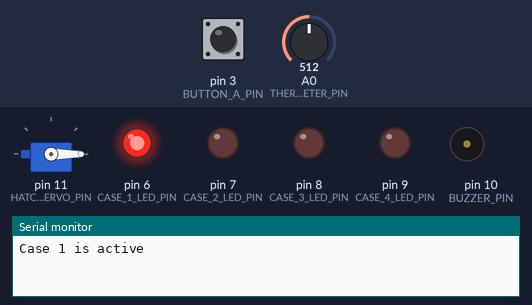
A sketch run on a simulated Arduino Uno, built with avr-gcc and run on an emulated ATmega328P. Parts: servo, output pins drawn as LEDs (lit = HIGH), buzzer (waves = sounding), the last lines printed to the serial monitor. Inputs (shaded band) come from the test bench; at power-on: pin 3 (BUTTON_A_PIN) LOW, A0 (THERMOMETER_PIN) = 512.

Above: at 1.2 s.
1.3 s: pin 3 (BUTTON_A_PIN) pulled HIGH for 0.15 s
At 2.2 s:
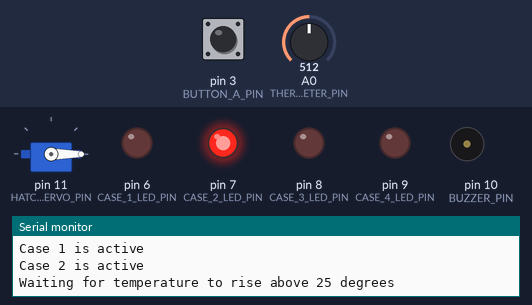
2.9 s: A0 (THERMOMETER_PIN) set to 900
4.4 s: pin 3 (BUTTON_A_PIN) pulled HIGH for 1 s
At 5.1 s:
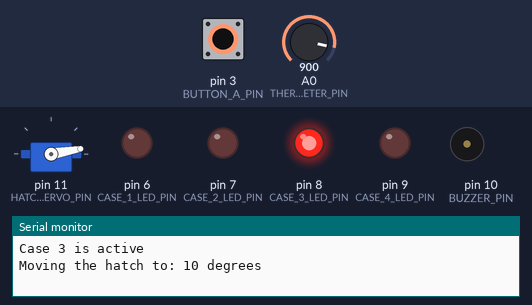
At 35.1 s:
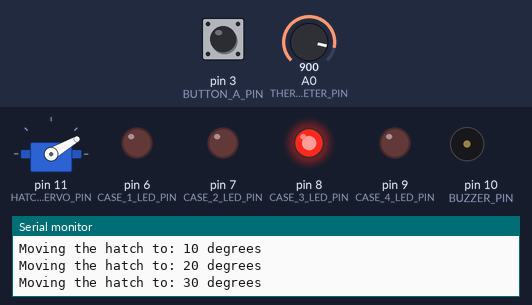
Timing chart, 0 to 35.9 s (numbered marks = the images above; inputs shaded):
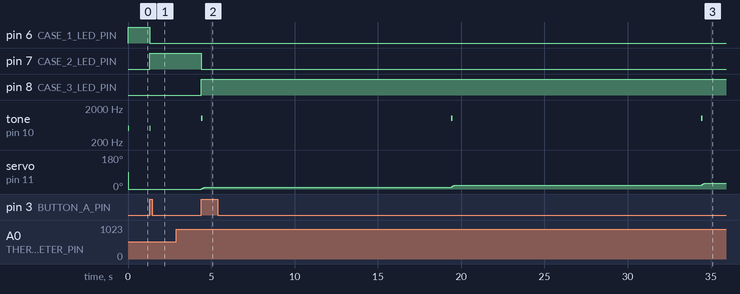

Measured:
- after the input at 1.3 s, pin 6 (CASE_1_LED_PIN): HIGH → LOW at once; pin 7 (CASE_2_LED_PIN): LOW → HIGH at once; tone on pin 10 (BUZZER_PIN): silent → 500 Hz at once, → silent 0.01 s later
- after the input at 4.4 s, pin 7 (CASE_2_LED_PIN): HIGH → LOW at once; pin 8 (CASE_3_LED_PIN): LOW → HIGH at once; tone on pin 10 (BUZZER_PIN): alternates 1000 Hz for 0.10 s and silent for 14.9 s, starting at once; servo on pin 11 (HATCH_SERVO_PIN): moves from 0° to 30° over 30.2 s, starting at once

The sketch:

2d.ino
```cpp
#include <Servo.h>

// https://wokwi.com/projects/368049679345794049

// A recipe for non-blocking arduino code can be found here:
// https://github.com/nosknut/arduino-course-v2023/blob/main/IELET1002/ArduinoExampleCode/FromBlockingToNonBlocking/FromBlockingToNonBlocking.ino

/////////////////////////////////////
///////// Custom Data Types /////////
/////////////////////////////////////

// NB! Custom data types in C++ (Arduino) must be defined before any
// functions, or the compiler will give an error saying the data type is not defined.
// Normally, all variables and data types would be defined at the top of the file,
// but an exception is made for this example to make it easier to follow.

// Is used to make setting the state of the LED indicator more readable.
// Using enum class instead of enum because it is safer and groups the enum
// values under the enum name.
// In practice the difference between enum class and enum is the way it is used:
// LedIndicatorMode::CASE_1 instead of just CASE_1.
// If you are interested in the reasons why you should use one over the other, see the post below:
// https://www.geeksforgeeks.org/enum-classes-in-c-and-their-advantage-over-enum-datatype/
enum class LedIndicatorMode
{
    OFF,
    CASE_1,
    CASE_2,
    CASE_3,
    CASE_4
};

enum class HatchStatus
{
    OPENING,
    CLOSING,
    OPEN,
    CLOSED
};

/////////////////////////////////////
//////////// Button A State /////////
/////////////////////////////////////

const int BUTTON_A_PIN = 3;

// The debounced state of the button
bool buttonAState = false;

// The time when the button state last changed
unsigned long debounceTimer = 0;
unsigned long debounceTimeout = 50;

// Updates the global variable buttonAState with
// the current debounced state of the button.
// Do not call this function directly. Use updateButtonA instead.
// https://docs.arduino.cc/built-in-examples/digital/Debounce
void updateButtonAState()
{
    if ((millis() - debounceTimer) < debounceTimeout)
    {
        // Exit the function if the timeout has not expired
        return;
    }

    bool newState = digitalRead(BUTTON_A_PIN);

    if (newState != buttonAState)
    {
        // Reset the debounce timer if the state has changed
        debounceTimer = millis();
    }

    // Update the global variable that
    // the rest of the program uses
    buttonAState = newState;
}

/////////////////////////////////////
///// Button A Edge Detection ///////
/////////////////////////////////////

/*
Becomes true for one loop when the button state has a rising edge.
A rising edge is when the button state changes from 0 to 1
Example:
    if (buttonARisingEdge)
    {
        // Do something once per button press
    }
*/
bool buttonARisingEdge = false;

// The oposite of buttonARisingEdge
bool buttonAFallingEdge = false;

bool buttonAPreviousState = false;

// Updates the global variables buttonARisingEdge and buttonARisingEdge.
// Do not call this function directly. Use updateButtonA instead.
// https://docs.arduino.cc/built-in-examples/digital/StateChangeDetection
void updateButtonAEdgeDetection()
{
    // A rising edge is detected when the state is 1 and it used to be 0: 1 && !0
    buttonARisingEdge = buttonAState && !buttonAPreviousState;

    // A falling edge is detected when the state is 0 and it used to be 1: !0 && 1
    buttonAFallingEdge = !buttonAState && buttonAPreviousState;

    // Update the previous state for the next time this function is called
    buttonAPreviousState = buttonAState;
}

/////////////////////////////////////
//////////// Button A ///////////////
/////////////////////////////////////

void setupButtonA()
{
    pinMode(BUTTON_A_PIN, INPUT);
}

// Updates everything needed to use the global variables
// buttonAState, buttonARisingEdge and buttonAFallingEdge.
// Call this function in void loop().
void updateButtonA()
{
    updateButtonAState();
    updateButtonAEdgeDetection();
}

/////////////////////////////////////
//////////// LED Code ///////////////
/////////////////////////////////////

const int CASE_1_LED_PIN = 6;
const int CASE_2_LED_PIN = 7;
const int CASE_3_LED_PIN = 8;
const int CASE_4_LED_PIN = 9;

// Activates and deactivates the LEDS in the case LED
// indicator based on the provided indicator mode.
// Why use an enum for this instead of an int with the numbers 0 to 4?
// Because it makes the code more readable.
int setCaseLedIndicatorMode(LedIndicatorMode mode)
{
    switch (mode)
    {
    case LedIndicatorMode::OFF:
        digitalWrite(CASE_1_LED_PIN, LOW);
        digitalWrite(CASE_2_LED_PIN, LOW);
        digitalWrite(CASE_3_LED_PIN, LOW);
        digitalWrite(CASE_4_LED_PIN, LOW);
        break;
    case LedIndicatorMode::CASE_1:
        digitalWrite(CASE_1_LED_PIN, HIGH);
        digitalWrite(CASE_2_LED_PIN, LOW);
        digitalWrite(CASE_3_LED_PIN, LOW);
        digitalWrite(CASE_4_LED_PIN, LOW);
        break;
    case LedIndicatorMode::CASE_2:
        digitalWrite(CASE_1_LED_PIN, LOW);
        digitalWrite(CASE_2_LED_PIN, HIGH);
        digitalWrite(CASE_3_LED_PIN, LOW);
        digitalWrite(CASE_4_LED_PIN, LOW);
        break;
    case LedIndicatorMode::CASE_3:
        digitalWrite(CASE_1_LED_PIN, LOW);
        digitalWrite(CASE_2_LED_PIN, LOW);
        digitalWrite(CASE_3_LED_PIN, HIGH);
        digitalWrite(CASE_4_LED_PIN, LOW);
        break;
    case LedIndicatorMode::CASE_4:
        digitalWrite(CASE_1_LED_PIN, LOW);
        digitalWrite(CASE_2_LED_PIN, LOW);
        digitalWrite(CASE_3_LED_PIN, LOW);
        digitalWrite(CASE_4_LED_PIN, HIGH);
        break;
    }
    return 1;
}

void setupCaseLedIndicator()
{
    pinMode(CASE_1_LED_PIN, OUTPUT);
    pinMode(CASE_2_LED_PIN, OUTPUT);
    pinMode(CASE_3_LED_PIN, OUTPUT);
    pinMode(CASE_4_LED_PIN, OUTPUT);
}

/////////////////////////////////////
/////////// Buzzer Code /////////////
/////////////////////////////////////

const int BUZZER_PIN = 10;

unsigned long int case2BuzzCounterTimer = 0;
int case2RemainingBuzzCounter = 0;

void playCaseChangeBuzz()
{
    tone(BUZZER_PIN, 500, 10);
}

void playHatchStepBuzz()
{
    tone(BUZZER_PIN, 1000, 100);
}

void playHatchClosedBuzz()
{
    tone(BUZZER_PIN, 250, 1000);
}

void playCase2ShortBuzz()
{
    tone(BUZZER_PIN, 500, 100);
}

void playCase2ShortBuzzes(int buzzCount)
{
    case2RemainingBuzzCounter = buzzCount;
}

void updateCase2ShortBuzz()
{
    if (case2RemainingBuzzCounter > 0)
    {
        if ((millis() - case2BuzzCounterTimer) >= 500)
        {
            playCase2ShortBuzz();
            case2RemainingBuzzCounter--;
            case2BuzzCounterTimer = millis();
        }
    }
}

void playCase2ConstantBuzz()
{
    tone(BUZZER_PIN, 250);
}

void stopBuzzer()
{
    noTone(BUZZER_PIN);
}

void setupBuzzer()
{
    pinMode(BUZZER_PIN, OUTPUT);
}

/////////////////////////////////////
/// Hatch Servo Controller Code /////
/////////////////////////////////////

// The code in this section slowly moves the
// servo to a specific position. It does not
// contain any logic relating to what the target
// position should be.

int hatchServoPosition = 0;

// Use this variable to set the desired servo position
int hatchServoTargetPosition = 0;

const int HATCH_SERVO_PIN = 11;

Servo hatchServo;

unsigned long hatchServoTimer = 0;
unsigned long hatchServoSpeed = 20;

// Moves the hatch servo to hatchServoTargetPosition at a specific speed.
// Call this function in void loop()
void updateHatchServo()
{
    if ((millis() - hatchServoTimer) < hatchServoSpeed)
    {
        // Exit the funtion until the timer finished
        return;
    }

    if (hatchServoPosition > hatchServoTargetPosition)
    {
        hatchServoPosition -= 1;
    }

    if (hatchServoPosition < hatchServoTargetPosition)
    {
        hatchServoPosition += 1;
    }

    hatchServo.write(hatchServoPosition);
    hatchServoTimer = millis();
}

// Call this function in void setup()
void setupHatchServo()
{
    hatchServo.attach(HATCH_SERVO_PIN);
}

/////////////////////////////////////
////// Hatch Sequence Code //////////
/////////////////////////////////////

// This code contains the hatch opening and closing sequence.
// The hatch code is split into a servo section and a sequence
// secion because smoothly moving the servo and controlling the
// hatch steps are different tasks that become much more complex
// when combined. Now that these responsibilities are divided,
// we can simply use the hatchServoTargetPosition variable to
// request a specific servo position, and we can trust that
// the servo section will take care of the details.

// Indicates the status of the hatch sequence.
// Do not change this variable directly.
// Use openHatch() and closeHatch() instead.
HatchStatus hatchStatus = HatchStatus::CLOSED;

unsigned long hatchTimer = 0;
unsigned long hatchStepDuration = 15000;

int hatchSequenceStep = 0;

void startHatchSequence()
{
    hatchStatus = HatchStatus::OPENING;
}

// Opens and closes the hatch in steps of 10 degrees every 15 seconds.
// Call this function in void loop()
void updateHatchSequence()
{
    switch (hatchSequenceStep)
    {
    //////////////////
    ////// Idle //////
    //////////////////
    case 0:
        if (hatchStatus == HatchStatus::OPENING)
        {
            // Continue to the next step
            hatchSequenceStep += 1;
        }
        break;
    //////////////////
    /// Open Hatch ///
    //////////////////
    case 1:
        playHatchStepBuzz();
        hatchServoTargetPosition += 10;
        Serial.println("Moving the hatch to: " + String(hatchServoTargetPosition) + " degrees");

        hatchTimer = millis();
        hatchSequenceStep += 1;
        break;
    case 2:
        if ((millis() - hatchTimer) >= hatchStepDuration)
        {
            if (hatchServoTargetPosition >= 90)
            {
                // When the hatch is fully open, continue to the next step
                hatchSequenceStep += 1;
            }
            else
            {
                // If the hatch is not fully open, go back to the
                // previous step and keep opening
                hatchSequenceStep -= 1;
            }
        }
        break;
    case 3:
        hatchServoTargetPosition = 90;
        hatchStatus = HatchStatus::OPEN;
        Serial.println("Hatch is open!");
        hatchTimer = millis();
        hatchSequenceStep += 1;
        break;
    //////////////////
    /// Stay Open ////
    //////////////////
    case 4:
        if ((millis() - hatchTimer) >= hatchStepDuration)
        {
            hatchSequenceStep += 1;
        }
        break;
    //////////////////
    /// Close Hatch //
    //////////////////
    case 5:
        Serial.println("Closing hatch ...");
        hatchStatus = HatchStatus::CLOSING;
        hatchSequenceStep += 1;
        break;
    case 6:
        playHatchStepBuzz();
        hatchServoTargetPosition -= 10;
        Serial.println("Moving the hatch to: " + String(hatchServoTargetPosition) + " degrees");

        hatchTimer = millis();
        hatchSequenceStep += 1;
        break;
    case 7:
        if ((millis() - hatchTimer) >= hatchStepDuration)
        {
            if (hatchServoTargetPosition <= 0)
            {
                // When the hatch is fully closed, continue to the next step
                hatchSequenceStep += 1;
            }
            else
            {
                // If the hatch is not fully closed, go back to the
                // previous step and keep closing
                hatchSequenceStep -= 1;
            }
        }
        break;
    case 8:
        hatchServoTargetPosition = 0;
        hatchStatus = HatchStatus::CLOSED;
        Serial.println("Hatch is closed!");
        playHatchClosedBuzz();
        hatchSequenceStep = 0;
        break;
    }
}

/////////////////////////////////////
//////// Thermometer Code ///////////
/////////////////////////////////////

const int THERMOMETER_PIN = A0;

int temperature = 0;

// Reads the temperature from the thermometer.
// Call this function in void loop()
void updateThermometer()
{
    // Using a potentiometer to emulate the thermometer
    // Converting the potmeter value to a range of 0 to 30 degrees
    temperature = map(analogRead(THERMOMETER_PIN), 0, 1024, 0, 30);
}

// Run this code in void setup()
void setupThermometer()
{
    pinMode(THERMOMETER_PIN, INPUT);
}

/////////////////////////////////////
//////////// Main Code //////////////
/////////////////////////////////////

int step = 0;

unsigned long case2BuzzTimer = 0;
unsigned long case2BatchDestructionTimer = 0;

void setup()
{
    Serial.begin(9600);
    setupButtonA();
    setupCaseLedIndicator();
    setupHatchServo();
    setupThermometer();
}

void updateSequence()
{
    switch (step)
    {
    //////////////////
    ///// Case 1 /////
    //////////////////
    case 0:
        // Code that should run once during case 1
        setCaseLedIndicatorMode(LedIndicatorMode::CASE_1);
        playCaseChangeBuzz();

        Serial.println("Case 1 is active");
        step += 1;
        break;
    case 1:
        // Code that should run over and over again during case 1
        if (buttonARisingEdge)
        {
            step += 1;
        }
        break;
    //////////////////
    ///// Case 2 /////
    //////////////////
    case 2:
        // Code that should run once during case 2
        setCaseLedIndicatorMode(LedIndicatorMode::CASE_2);
        playCaseChangeBuzz();

        Serial.println("Case 2 is active");
        Serial.println("Waiting for temperature to rise above 25 degrees");
        step += 1;
        break;
    case 3:
        if (temperature > 25)
        {
            Serial.println("Temperature is above 25 degrees");
            Serial.println("Press the confirmation button within 2 minutes or the batch will be destroyed");
            step += 1;
        }
        break;
    case 4:
        case2BuzzTimer = millis();
        case2BatchDestructionTimer = millis();
        step += 1;
        break;
    case 5:
    {
        // The code in this case is surrounded by curly braces {} to
        // create a new scope. This allows for the creation of local variables
        // inside the case.

        if (buttonARisingEdge)
        {
            stopBuzzer();
            step += 1;
        }

        unsigned long batchAge = millis() - case2BatchDestructionTimer;
        unsigned long timeSinceLastBuzz = millis() - case2BuzzTimer;

        // Using scientific notation to make the code more readable
        // 60e3 = 60 * 10^3 = 60 * 1000 = 60000 where 3 stands for 3 zeros (1000)
        if (batchAge <= 60e3)
        {
            if ((millis() - case2BuzzTimer) >= 10e3)
            {
                playCase2ShortBuzz();
                case2BuzzTimer = millis();
            }
        }
        else if (batchAge <= (60e3 + 30e3))
        {
            if (timeSinceLastBuzz >= 5e3)
            {
                playCase2ShortBuzzes(2);
                case2BuzzTimer = millis();
            }
        }
        else if (batchAge <= (60e3 + 30e3 + 15e3))
        {
            if (timeSinceLastBuzz >= 5e3)
            {
                playCase2ShortBuzzes(3);
                case2BuzzTimer = millis();
            }
        }
        else if (batchAge <= (2 * 60e3))
        {
            playCase2ConstantBuzz();
        }
        else
        {
            step = 0;
            stopBuzzer();
            Serial.println("Batch is destroyed!");
        }
        break;
    }
    //////////////////
    ///// Case 3 /////
    //////////////////
    case 6:
        // Code that should run once during case 3
        setCaseLedIndicatorMode(LedIndicatorMode::CASE_3);
        playCaseChangeBuzz();

        Serial.println("Case 3 is active");

        startHatchSequence();

        step += 1;
        break;
    case 7:
    {
        // Code that should run over and over again while
        // waiting for the hatch sequence to complete

        // The code in this case is surrounded by curly braces {} to
        // create a new scope. This allows for the creation of local variables
        // inside the case.
        bool hatchSequenceCompleted = hatchStatus == HatchStatus::CLOSED;

        // The hatch sequence gets updated by updateHatchSequence() in void loop()
        if (hatchSequenceCompleted)
        {
            Serial.println("Press the confirmation button to continue to step 4");
            step += 1;
        }
        break;
    }
    case 8:
        // Code that should run while waiting for the confirmation button press
        if (buttonARisingEdge)
        {
            step += 1;
        }
        break;
    //////////////////
    ///// Case 4 /////
    //////////////////
    case 9:
        // Code that should run once during case 4
        setCaseLedIndicatorMode(LedIndicatorMode::CASE_4);
        playCaseChangeBuzz();

        Serial.println("Case 4 is active");
        step += 1;
        break;
    case 10:
        // Code that should run over and over again during case 4
        if (buttonARisingEdge)
        {
            step = 0;
        }
        break;
    }
}

void loop()
{
    updateButtonA();
    updateThermometer();
    updateSequence();
    updateHatchSequence();
    updateHatchServo();
    updateCase2ShortBuzz();
}
```
